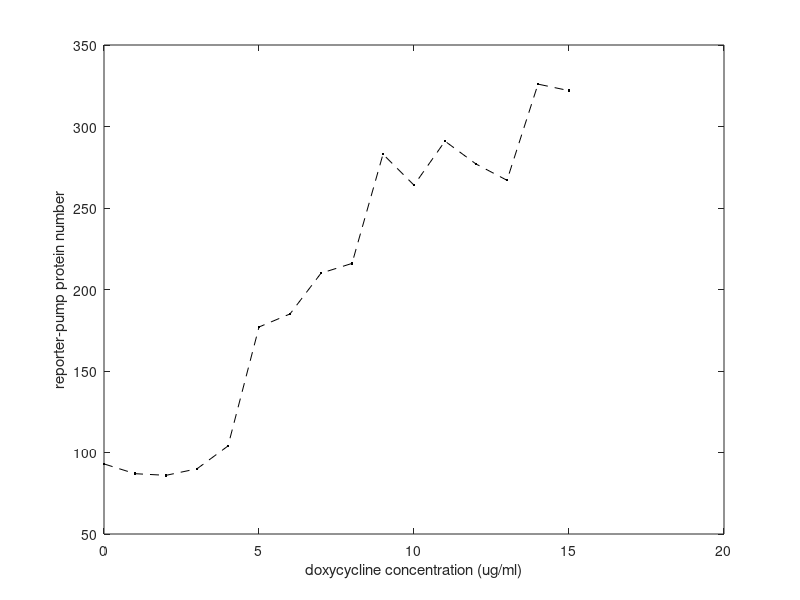

MATLAB code for this plot:
%Daniel Charlebois - MATLAB R2016b - June 2017
%"Skeleton" code for the stochastic simulation of the 
%NRpump gene circuit for the Charlebois and Diao et al. book chapter  
%in Methods in Molecular Biology. 

%rates
ax = 43;      %maximal TetR production rate 
az = 50;      %maximal PDR5::GFP production rate 
lz = 10;      %leaky PDR5::GFP production rate 
bprime = 10;  %doxycycline-TetR binding rate 
d = 0.12;     %TetR and PDR5::GFP dilution rate   
f = 1.2;      %doxycycline diffusion rate 
n = 4;        %Hill coefficient for repression function
theta = 0.44; %TetR-promoter dissociation constant   
k = 200;      %rate of PDR5 mediated efflux 
K = 50;       %half-maximal pump activation parameter   
h = 3.5;      %Hill coefficient for pump term
c = 10;       %doxycycline influx rate 
dox = 0:15;   %extracellular doxycyline concentration 
t_end = 200;  %simulation end time

dox_cnt = 0;
for C = dox*c
    dox_cnt = dox_cnt+1;

    %species
    x = 0; %unbound/active TetR protein
    y = 0; %intracellular doxycycline
    z = 0; %efflux pump-reporter protein 

    %Gilesspie SSA loop
    t = 0; %initialize simulation time
    while t < t_end
        %calculate reaction propensities
        a = [ax (bprime*x*y+x*d) C ... 
            (bprime*x*y+y*f+(k*y^h*z)/(K^h+y^h)) ...
            (lz+az*(theta^n/(theta^n+x^n))) z*d];
        a0 = sum(a); %combined reaction hazard

        %calculate time to next event
        r1 = rand;
        while r1 == 0
            r1 = rand;
        end
        t_next = ((1/a0)*(log(1/r1)));
        %update time
        t = t + t_next;
    
        %determine next reaction
        i = 1; mu = 0; amu = 0; r2 = rand;
        while amu < r2*a0
            mu = mu + 1;
            amu = amu + a(i); 
            i = i + 1;
        end
    
        %reactions
        if mu == 1 
            x = x + 1;
        elseif mu == 2 
            x = x - 1;
        elseif mu == 3 
            y = y + 1;
        elseif mu == 4
            y = y - 1;
        elseif mu == 5
            z = z + 1;
        elseif mu == 6
            z = z - 1;
        end
        
    end
    
    %save SSA data
    SSA_data(dox_cnt,1:3) = [x y z];
    
end

%figure
plot(dox,SSA_data(:,3),'k.--')
xlabel('doxycycline concentration (ug/ml)'); ylabel('reporter-pump protein number')

